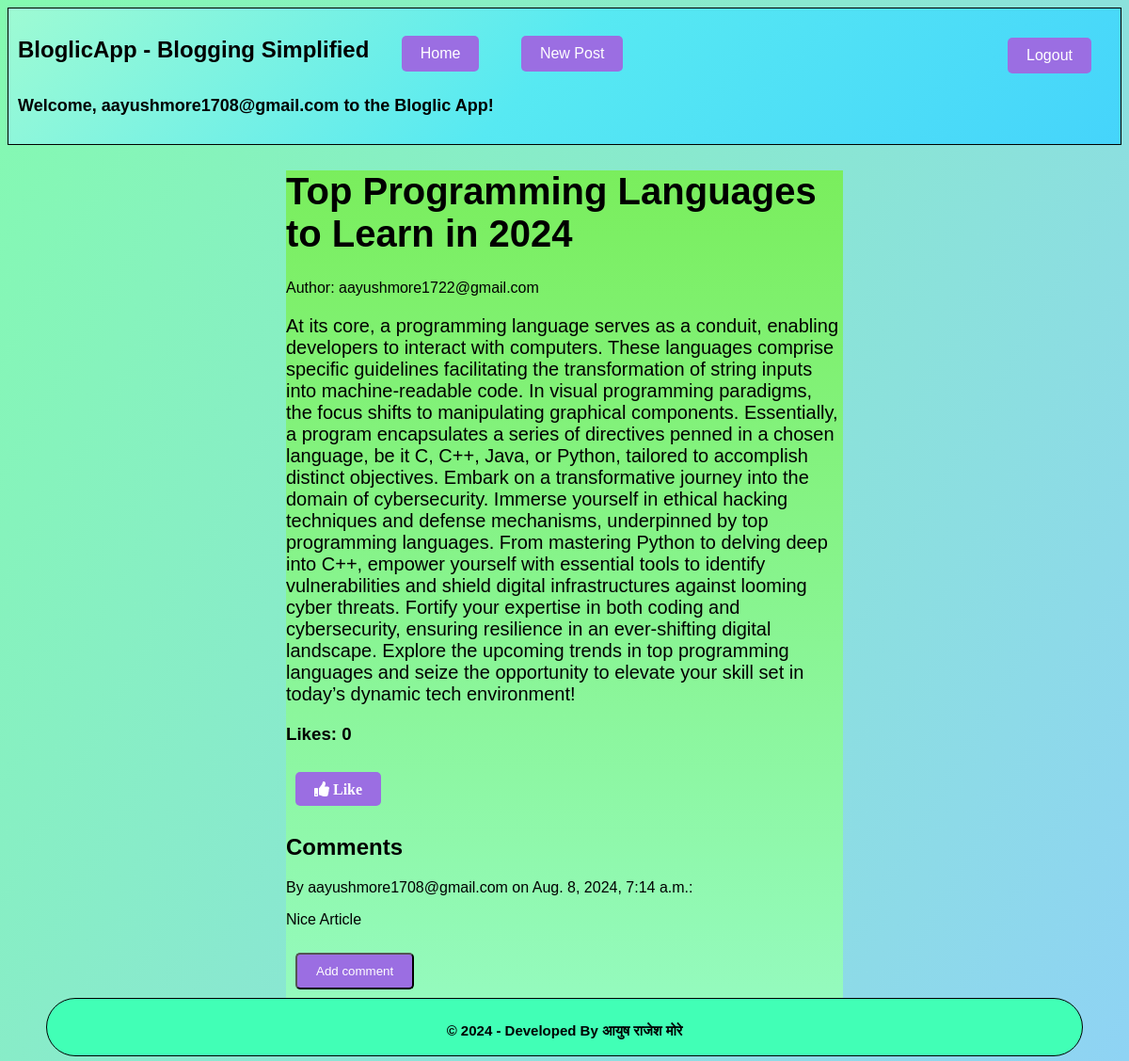
The page /blog/7/ (signed in) on the database its author committed.
### BloglicApp/models.py (models this page shows, shortened)
class Post(models.Model):
    title = models.CharField(max_length=255)
    content = models.TextField()
    author = models.ForeignKey(User, on_delete=models.CASCADE)
    created_at = models.DateTimeField(auto_now_add=True)
    updated_at = models.DateTimeField(auto_now=True)
    likes = models.ManyToManyField(User, related_name='post_likes')
    CHOICES = (
        ('Draft', 'Draft'),
        ('Published', 'Published')
        )
    status = models.CharField(max_length=10, choices=CHOICES)

class Comment(models.Model):
    post = models.ForeignKey(Post, on_delete=models.CASCADE)
    author = models.ForeignKey(User, on_delete=models.CASCADE)
    content = models.TextField()
    created_at = models.DateTimeField(auto_now_add=True)

### BloglicApp/views.py (the view)
# urls.py: path('blog/<pk>/', views.post_detail, name='post_detail'),
def post_detail(request, pk):
    post = Post.objects.get(pk=pk)
    comments = post.comment_set.all()
    if request.method == 'POST':
        if not request.user.is_authenticated:
            return redirect('login')
        form = CommentForm(request.POST)
        if form.is_valid():
            comment = form.save(commit=False)
            comment.post = post
            comment.author = request.user
            comment.save()
            return redirect('post_detail', pk=pk)
    else:
        form = CommentForm()
    return render(request, 'blog/post_detail.html', {'post': post, 'comments': comments, 'form': form})

### BloglicApp/templates/blog/post_detail.html (shortened to what this page needs)
{% extends 'base.html' %}
{% block content %}
<div class="post-container">
    <div class="post-header">
        <h1>{{ post.title }}</h1>
        <p>Author: {{ post.author }}</p>
    </div>
    <div class="post-content">
        <p>{{ post.content }}</p>
    </div>
    <div class="likes-container">
        <h3>Likes: {{ post.likes.count }}</h3>
        {% if user.is_authenticated %}
        {% if user in post.likes.all %}
        <a href="{% url 'like_post' post.pk %}" class="fas fa-thumbs-down"> Unlike</a>
        {% else %}
        <a href="{% url 'like_post' post.pk %}" class="fas fa-thumbs-up"> Like</a>
        {% endif %}
        {% else %}
        <p>You must be logged in to like a post.</p>
        <a href="{% url 'login' %}">Login</a>
        {% endif %}
    </div>
    <div class="comments-container">
        <h2>Comments</h2>
        {% for comment in comments %}
        <div class="comment">
            <p>By {{ comment.author.username }} on {{ comment.created_at }}:</p>
            <p>{{ comment.content }}</p>
        </div>
        {% empty %}
        <p>No comments yet.</p>
        {% endfor %}
    </div>
    {% if user.is_authenticated %}
    <div class="add-comment-container">
        <button id="add-comment-button" class="btn btn-primary">Add comment</button>
    </div>
    {% else %}
    <p>You must be logged in to comment.</p>
    <a href="{% url 'login' %}">Login</a>
    {% endif %}
    <div class="back-to-post-list">
        <a href="{% url 'post_list' %}">Back to Post List</a>
    </div>
</div>
{% endblock %}

### BloglicApp/templates/base.html (shortened to what this page needs)
{% load static %}
<!DOCTYPE html>
<html>
<head>
    <link rel="stylesheet" href="{% static 'css/style.css' %}">
    <link rel="stylesheet" href="https://cdnjs.cloudflare.com/ajax/libs/font-awesome/5.15.3/css/all.min.css" />
</head>
<body>
    <header>
        <nav>
            <ul>
                <li>
                    <h2><b>BloglicApp</b> - Blogging Simplified</h2>
                </li>
                <li><a href="{% url 'home' %}">Home</a></li>
                {% if request.user.is_authenticated %}
                <li><a href="{% url 'post_create' %}" class="link">New Post</a> </li>
        <li><h2 class="message">Welcome, {{ request.user.username }} to the Bloglic App!</h2></li>
                {% endif %}
                {% if request.user.is_authenticated %}
                <li class="righttop"><a href="{% url 'logout' %}">Logout</a></li>
                {% endif %}
            </ul>
        </nav>
    </header>
    <main>
        {% block content %}{% endblock %}
    </main>
    <footer>
        <p>&copy; 2024 - Developed By आयुष राजेश मोरे</p>
    </footer>
</body>
</html>

### BloglicApp/static/css/style.css (style rules this page uses)
body { font-family: Arial, sans-serif; background-image: linear-gradient(120deg, #84fab0 0%, #8fd3f4 100%); }
nav { background-image: linear-gradient(-225deg, #9EFBD3 0%, #57E9F2 48%, #45D4FB 100%); border: 1px solid black; }
a,.add-comment-form-button,#add-comment-button { background-color: #9b6ee2; color: white; padding: 10px 20px; text-decoration: none; margin:10px; border-radius: 5px; cursor: pointer; }
.righttop { position: absolute; top: 30px; right: 10px; }
.button, a { display: inline-block; vertical-align: middle; }
.message { font-size: 18px; margin-bottom: 20px; }
footer { position: fixed; bottom: 0; height: 40px; margin-bottom: 5px; width: 90%; left: 50%; transform: translateX(-50%); display: flex; justify-content: center; text-align: center; font-size: 15px; font-weight: bold; background-color: #41ffb6; padding: 10px; border-radius: 50px; border: 1px solid black; }
nav { background-color: #e4ee5f; padding: 10px; }
nav ul { list-style: none; margin: 0; padding: 0; display: inline-block; }
nav li { display: inline-block; margin-right: 20px; }
nav a { color: white; text-decoration: none; }
.link { font-size: 16px; text-decoration: none; margin: 0 10px; }
.post-container { background-image: linear-gradient(to top, #96fbc4 0%, #7aee5d 100%); width: 50%; align-items: center; align-self: center; margin: 0 auto; }
.post-header h1 { font-size: 40px; }
.post-content p { font-size: 20px; }

### rows shown on the page
Post: title "Top Programming Languages to Learn in 2024", author "aayushmore1722@gmail.com", content "At its core, a programming language serves as a conduit, enabling developers to interact with computers. These languages comprise specific guidelines facilitating the transformation of string inputs into machine-readable code. In visual programming paradigms, the focus shifts to manipulating graphical components. Essentially, a program encapsulates a series of directives penned in a chosen language, be it C, C++, Java, or Python, tailored to accomplish distinct objectives. Embark on a transformative journey into the domain of cybersecurity. Immerse yourself in ethical hacking techniques and defense mechanisms, underpinned by top programming languages. From mastering Python to delving deep…", likes.count "0"
Comment: author.username "aayushmore1708@gmail.com", created_at "Aug. 8, 2024, 7:14 a.m.", content "Nice Article"

### other values the page prints
{{ request.user.username }} "aayushmore1708@gmail.com"
